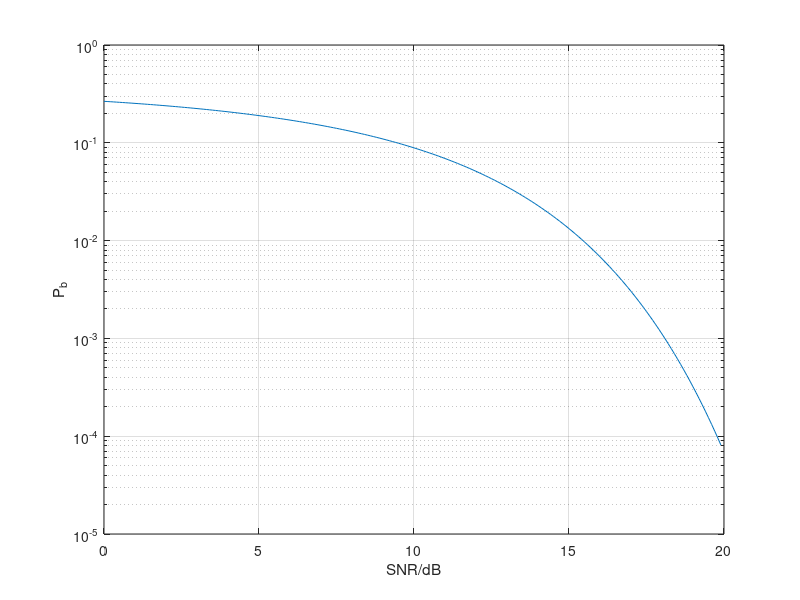

Reproduce this figure in MATLAB.
%biterror.m
close all, clear
Fs=16/896e-9;
Rb=62.5e6;
SNRdb = 0:0.1:20-0.1;
SNR=10.^(SNRdb/10);

%pb=3/2*erfc(sqrt(SNR*2*Fs/5/Rb));
%pb2=3/8*erfc(sqrt(SNR*2/5*Fs/Rb));
pb3=3/8*erfc(sqrt((SNR*0.7)/10));
%semilogy(SNRdb,pb,'b',SNRdb,pb2,'r',SNRdb,pb3,'m'),grid
semilogy(SNRdb,pb3),grid
xlabel('SNR/dB')
ylabel('P_b')
%OFDM,SNR18,no_chan 
%theo 2e-4

%OFDM,SNR18,chan/equ